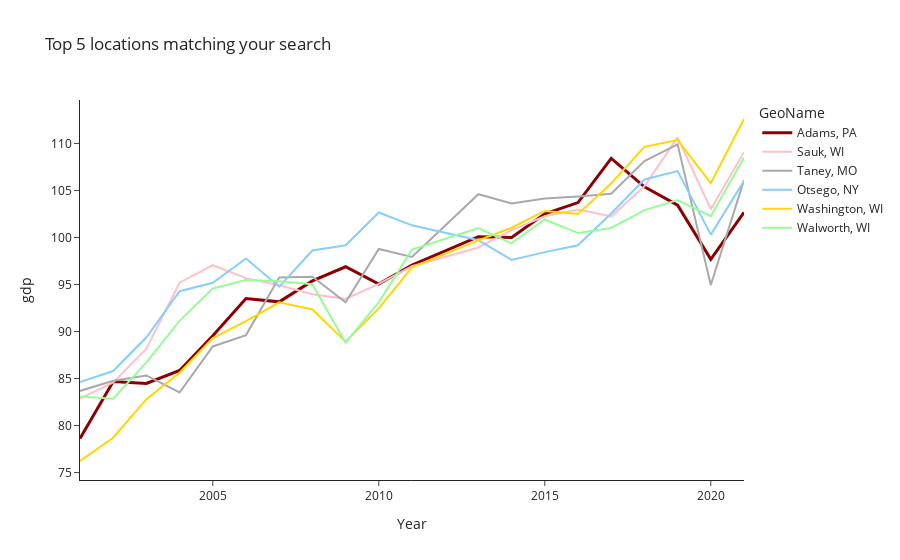

The cell this chart's notebook holds for it:
### Markdown cell above
You can simply visualize the top best matches by calling `show_kins_plot()`.

### Code cell
fig = f.show_kins_plot()

### Figure 1 — Plotly figure (JSON) as saved in the notebook; plotly's stock layout.template omitted (floating-point values rounded to 4 significant figures)
{"data": [{"line": {"color": "darkred", "width": 3}, "mode": "lines", "name": "Adams, PA", "text": "Adams, PA", "textposition": "top right", "type": "scatter", "x": [2001, 2002, 2003, 2004, 2005, 2006, 2007, 2008, 2009, 2010, 2011, 2013, 2014, 2015, 2016, 2017, 2018, 2019, 2020, 2021], "y": [78.62, 84.69, 84.47, 85.86, 89.56, 93.51, 93.15, 95.38, 96.89, 95.04, 97.07, 100.1, 100.0, 102.5, 103.7, 108.4, 105.4, 103.4, 97.68, 102.7]}, {"line": {"color": "#FFC0CB"}, "mode": "lines", "name": "Sauk, WI", "text": "Sauk, WI", "textposition": "top right", "type": "scatter", "x": [2001, 2002, 2003, 2004, 2005, 2006, 2007, 2008, 2009, 2010, 2011, 2013, 2014, 2015, 2016, 2017, 2018, 2019, 2020, 2021], "y": [82.88, 84.59, 88.18, 95.19, 97.05, 95.67, 94.92, 93.95, 93.47, 95.06, 96.95, 98.94, 100.8, 102.3, 103.0, 102.2, 105.4, 110.6, 103.0, 109.1]}, {"line": {"color": "#A9A9A9"}, "mode": "lines", "name": "Taney, MO", "text": "Taney, MO", "textposition": "top right", "type": "scatter", "x": [2001, 2002, 2003, 2004, 2005, 2006, 2007, 2008, 2009, 2010, 2011, 2013, 2014, 2015, 2016, 2017, 2018, 2019, 2020, 2021], "y": [83.68, 84.76, 85.32, 83.51, 88.41, 89.62, 95.73, 95.83, 93.11, 98.77, 97.93, 104.6, 103.6, 104.2, 104.4, 104.6, 108.1, 109.9, 94.95, 106.1]}, {"line": {"color": "#87CEFA"}, "mode": "lines", "name": "Otsego, NY", "text": "Otsego, NY", "textposition": "top right", "type": "scatter", "x": [2001, 2002, 2003, 2004, 2005, 2006, 2007, 2008, 2009, 2010, 2011, 2013, 2014, 2015, 2016, 2017, 2018, 2019, 2020, 2021], "y": [84.62, 85.8, 89.38, 94.28, 95.18, 97.76, 94.76, 98.62, 99.18, 102.7, 101.3, 99.71, 97.62, 98.44, 99.17, 102.6, 106.2, 107.1, 100.3, 106.0]}, {"line": {"color": "#FFD700"}, "mode": "lines", "name": "Washington, WI", "text": "Washington, WI", "textposition": "top right", "type": "scatter", "x": [2001, 2002, 2003, 2004, 2005, 2006, 2007, 2008, 2009, 2010, 2011, 2013, 2014, 2015, 2016, 2017, 2018, 2019, 2020, 2021], "y": [76.23, 78.71, 82.81, 85.62, 89.29, 91.11, 93.11, 92.33, 88.92, 92.46, 96.82, 99.69, 101.0, 102.8, 102.5, 105.7, 109.6, 110.4, 105.8, 112.6]}, {"line": {"color": "#98FB98"}, "mode": "lines", "name": "Walworth, WI", "text": "Walworth, WI", "textposition": "top right", "type": "scatter", "x": [2001, 2002, 2003, 2004, 2005, 2006, 2007, 2008, 2009, 2010, 2011, 2013, 2014, 2015, 2016, 2017, 2018, 2019, 2020, 2021], "y": [83.08, 82.85, 86.72, 91.13, 94.58, 95.46, 95.35, 95.04, 88.81, 93.11, 98.7, 101.0, 99.37, 101.9, 100.5, 101.0, 102.9, 104.0, 102.3, 108.5]}], "layout": {"legend": {"title": {"text": "GeoName"}}, "title": {"text": "Top 5 locations matching your search"}, "xaxis": {"title": {"text": "Year"}}, "yaxis": {"title": {"text": "gdp"}}}}
